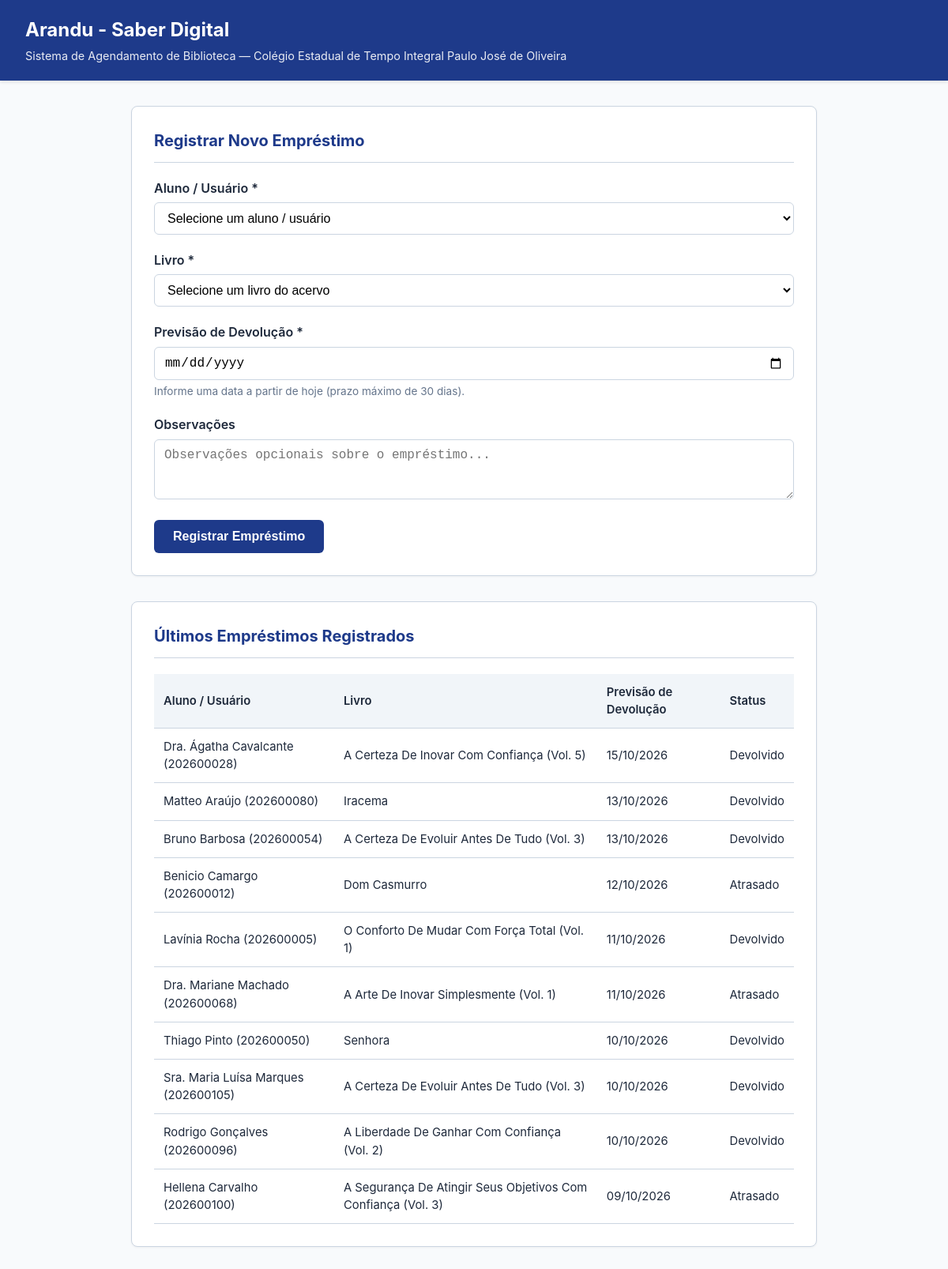
The page / on the database its author committed.
### arandu/models.py (models this page shows, shortened)
class Emprestimo(models.Model):
    id = models.UUIDField(primary_key=True, default=uuid.uuid4, editable=False, verbose_name="ID do Empréstimo")
    STATUS_CHOICES = [
        ('ATIVO', 'Em Andamento'),
        ('DEVOLVIDO', 'Devolvido'),
        ('ATRASADO', 'Atrasado'),
    ]
    usuario = models.ForeignKey(
        Usuario,
        on_delete=models.CASCADE,
        related_name="emprestimos",
        verbose_name="Aluno / Usuário"
    )
    livro = models.ForeignKey(
        Livro,
        on_delete=models.CASCADE,
        related_name="emprestimos",
        verbose_name="Livro"
    )
    data_emprestimo = models.DateTimeField(default=timezone.now, verbose_name="Data do Empréstimo")
    data_prevista_devolucao = models.DateField(verbose_name="Previsão de Devolução")
    data_devolucao = models.DateField(blank=True, null=True, verbose_name="Devolvido em")
    status = models.CharField(max_length=15, choices=STATUS_CHOICES, default='ATIVO', verbose_name="Status")
    observacoes = models.TextField(blank=True, null=True, verbose_name="Observações")
    class Meta:
        verbose_name = "Empréstimo"
        verbose_name_plural = "Empréstimos"
        ordering = ['-data_emprestimo']

class Usuario(models.Model):
    id = models.UUIDField(primary_key=True, default=uuid.uuid4, editable=False, verbose_name='ID do Usuário')
    TIPO_CHOICES = [
        ('ALUNO', 'Aluno'),
        ('ADMIN', 'Administrador'),
    ]
    nome = models.CharField(max_length=150, verbose_name='Nome Completo')
    email = models.EmailField(unique=True, verbose_name='E-mail do Usuário')
    matricula = models.CharField(max_length=30, unique=True, verbose_name='Matrícula do Usuário')
    tipo = models.CharField(max_length=10, choices=TIPO_CHOICES, default='ALUNO', verbose_name='Tipo de Usuário')
    telefone = models.CharField(max_length=20, blank=True, null=True, verbose_name='Telefone do Usuário')
    ativo = models.BooleanField(default=True, verbose_name='Usuário Ativo')
    data_cadastro = models.DateTimeField(auto_now_add=True, verbose_name='Data de Cadastro')
    class Meta:
        verbose_name = 'Usuário'
        verbose_name_plural = 'Usuários'
        ordering = ['nome']
    def __str__(self):
        return f"{self.nome} ({self.get_tipo_display()}) - Matrícula: {self.matricula}"

class Livro(models.Model):
    id = models.UUIDField(primary_key=True, default=uuid.uuid4, editable=False, verbose_name="ID do Livro")
    titulo = models.CharField(max_length=200, verbose_name="Título")
    autor = models.CharField(max_length=150, verbose_name="Autor")
    isbn = models.CharField(max_length=20, unique=True, verbose_name="ISBN")
    ano_publicacao = models.PositiveIntegerField(verbose_name="Ano de Publicação")
    sinopse = models.TextField(blank=True, null=True, verbose_name="Sinopse")
    categoria = models.ForeignKey(
        Categoria,
        on_delete=models.PROTECT,
        related_name="livros",
        verbose_name="Categoria"
    )
    arquivo_digital = models.FileField(
        upload_to="livros/digitais/",
        blank=True,
        null=True,
        verbose_name="Arquivo Digital (PDF/E-book)"
    )
    quantidade_disponivel = models.PositiveIntegerField(default=1, verbose_name="Quantidade de Exemplares")
    data_cadastro = models.DateTimeField(auto_now_add=True, verbose_name="Cadastrado em")
    class Meta:
        verbose_name = 'Livro'
        verbose_name_plural = 'Livros'
        ordering = ['titulo']
    def __str__(self):
        return f"{self.titulo} - {self.autor}"

### arandu/views.py (the view)
# urls.py: path('', views.registrar_emprestimo, name='index'),
def registrar_emprestimo(request):
    if request.method == 'POST':
        form = EmprestimoForm(request.POST)
        if form.is_valid():
            form.save()
            messages.success(
                request,
                'Empréstimo registrado com sucesso no sistema!'
            )
            return redirect('arandu:registrar_emprestimo')
        else:
            messages.error(
                request,
                'Erro na validação do formulário. Verifique os campos destacados abaixo e tente novamente.'
            )
    else:
        form = EmprestimoForm()
    ultimos_emprestimos = Emprestimo.objects.select_related('usuario', 'livro').order_by('-data_emprestimo')[:10]
    context = {
        'form': form,
        'ultimos_emprestimos': ultimos_emprestimos,
    }
    return render(request, 'arandu/emprestimo_form.html', context)

### arandu/templates/arandu/emprestimo_form.html (shortened to what this page needs)
<!DOCTYPE html>
<html lang="pt-br">
<head>
</head>
<body>
    <header>
        <h1>Arandu - Saber Digital</h1>
        <p>Sistema de Agendamento de Biblioteca — Colégio Estadual de Tempo Integral Paulo José de Oliveira</p>
    </header>
    <main>
        <section class="card">
            <h2>Registrar Novo Empréstimo</h2>
            <form method="post" action="{% url 'arandu:registrar_emprestimo' %}" novalidate>
                <div class="form-group">
                    <label for="{{ form.usuario.id_for_label }}">{{ form.usuario.label }} *</label>
                    {{ form.usuario }}
                </div>
                <div class="form-group">
                    <label for="{{ form.livro.id_for_label }}">{{ form.livro.label }} *</label>
                    {{ form.livro }}
                </div>
                <div class="form-group">
                    <label for="{{ form.data_prevista_devolucao.id_for_label }}">{{ form.data_prevista_devolucao.label }} *</label>
                    {{ form.data_prevista_devolucao }}
                    {% if form.data_prevista_devolucao.help_text %}
                        <small class="help-text">{{ form.data_prevista_devolucao.help_text }}</small>
                    {% endif %}
                </div>
                <div class="form-group">
                    <label for="{{ form.observacoes.id_for_label }}">{{ form.observacoes.label }}</label>
                    {{ form.observacoes }}
                </div>
                <button type="submit" class="btn-submit">Registrar Empréstimo</button>
            </form>
        </section>
        <section class="card">
            <h2>Últimos Empréstimos Registrados</h2>
            <table>
                <thead>
                    <tr>
                        <th>Aluno / Usuário</th>
                        <th>Livro</th>
                        <th>Previsão de Devolução</th>
                        <th>Status</th>
                    </tr>
                </thead>
                <tbody>
                    {% for emp in ultimos_emprestimos %}
                        <tr>
                            <td>{{ emp.usuario.nome }} ({{ emp.usuario.matricula }})</td>
                            <td>{{ emp.livro.titulo }}</td>
                            <td>{{ emp.data_prevista_devolucao|date:"d/m/Y" }}</td>
                            <td>{{ emp.get_status_display }}</td>
                        </tr>
                    {% empty %}
                        <tr>
                            <td colspan="4">Nenhum empréstimo registrado.</td>
                        </tr>
                    {% endfor %}
                </tbody>
            </table>
        </section>
    </main>
</body>
</html>

### arandu/templates/arandu/emprestimo_form.html (style rules this page uses)
:root { --primary: #1e3a8a; --primary-hover: #1d4ed8; --bg: #f8fafc; --card-bg: #ffffff; --text: #1e293b; --muted: #64748b; --border: #cbd5e1; --success-bg: #dcfce7; --success-border: #16a34a; --success-text: #14532d; --error-bg: #fee2e2; --error-border: #dc2626; --error-text: #7f1d1d; }
* { box-sizing: border-box; }
body { margin: 0; font-family: -apple-system, BlinkMacSystemFont, "Segoe UI", Roboto, Arial, sans-serif; background-color: var(--bg); color: var(--text); line-height: 1.5; }
header { background-color: var(--primary); color: #ffffff; padding: 1.25rem 2rem; box-shadow: 0 2px 4px rgba(0, 0, 0, 0.1); }
header h1 { margin: 0; font-size: 1.5rem; }
header p { margin: 0.25rem 0 0; font-size: 0.9rem; opacity: 0.9; }
main { max-width: 900px; margin: 2rem auto; padding: 0 1rem; }
.card { background: var(--card-bg); border: 1px solid var(--border); border-radius: 8px; padding: 1.75rem; margin-bottom: 2rem; box-shadow: 0 1px 3px rgba(0, 0, 0, 0.05); }
.card h2 { margin-top: 0; font-size: 1.25rem; color: var(--primary); border-bottom: 1px solid var(--border); padding-bottom: 0.75rem; margin-bottom: 1.25rem; }
.form-group { margin-bottom: 1.25rem; }
label { display: block; font-weight: 600; margin-bottom: 0.4rem; }
.form-control { width: 100%; padding: 0.625rem 0.75rem; font-size: 1rem; border: 1px solid var(--border); border-radius: 6px; background-color: #fff; }
.help-text { display: block; font-size: 0.85rem; color: var(--muted); margin-top: 0.25rem; }
.btn-submit { background-color: var(--primary); color: #ffffff; border: none; padding: 0.75rem 1.5rem; font-size: 1rem; font-weight: 600; border-radius: 6px; cursor: pointer; transition: background-color 0.15s ease-in-out; }
table { width: 100%; border-collapse: collapse; font-size: 0.925rem; }
th, td { text-align: left; padding: 0.75rem; border-bottom: 1px solid var(--border); }
th { background-color: #f1f5f9; font-weight: 600; }

### rows shown on the page
Emprestimo: usuario.nome "Dra. Ágatha Cavalcante", usuario.matricula "202600028", livro.titulo "A Certeza De Inovar Com Confiança (Vol. 5)", data_prevista_devolucao "15/10/2026", status "Devolvido"
Emprestimo: usuario.nome "Matteo Araújo", usuario.matricula "202600080", livro.titulo "Iracema", data_prevista_devolucao "13/10/2026", status "Devolvido"
Emprestimo: usuario.nome "Bruno Barbosa", usuario.matricula "202600054", livro.titulo "A Certeza De Evoluir Antes De Tudo (Vol. 3)", data_prevista_devolucao "13/10/2026", status "Devolvido"
Emprestimo: usuario.nome "Benicio Camargo", usuario.matricula "202600012", livro.titulo "Dom Casmurro", data_prevista_devolucao "12/10/2026", status "Atrasado"
Emprestimo: usuario.nome "Lavínia Rocha", usuario.matricula "202600005", livro.titulo "O Conforto De Mudar Com Força Total (Vol. 1)", data_prevista_devolucao "11/10/2026", status "Devolvido"
Emprestimo: usuario.nome "Dra. Mariane Machado", usuario.matricula "202600068", livro.titulo "A Arte De Inovar Simplesmente (Vol. 1)", data_prevista_devolucao "11/10/2026", status "Atrasado"
Emprestimo: usuario.nome "Thiago Pinto", usuario.matricula "202600050", livro.titulo "Senhora", data_prevista_devolucao "10/10/2026", status "Devolvido"
Emprestimo: usuario.nome "Sra. Maria Luísa Marques", usuario.matricula "202600105", livro.titulo "A Certeza De Evoluir Antes De Tudo (Vol. 3)", data_prevista_devolucao "10/10/2026", status "Devolvido"
Emprestimo: usuario.nome "Rodrigo Gonçalves", usuario.matricula "202600096", livro.titulo "A Liberdade De Ganhar Com Confiança (Vol. 2)", data_prevista_devolucao "10/10/2026", status "Devolvido"
Emprestimo: usuario.nome "Hellena Carvalho", usuario.matricula "202600100", livro.titulo "A Segurança De Atingir Seus Objetivos Com Confiança (Vol. 3)", data_prevista_devolucao "09/10/2026", status "Atrasado"
